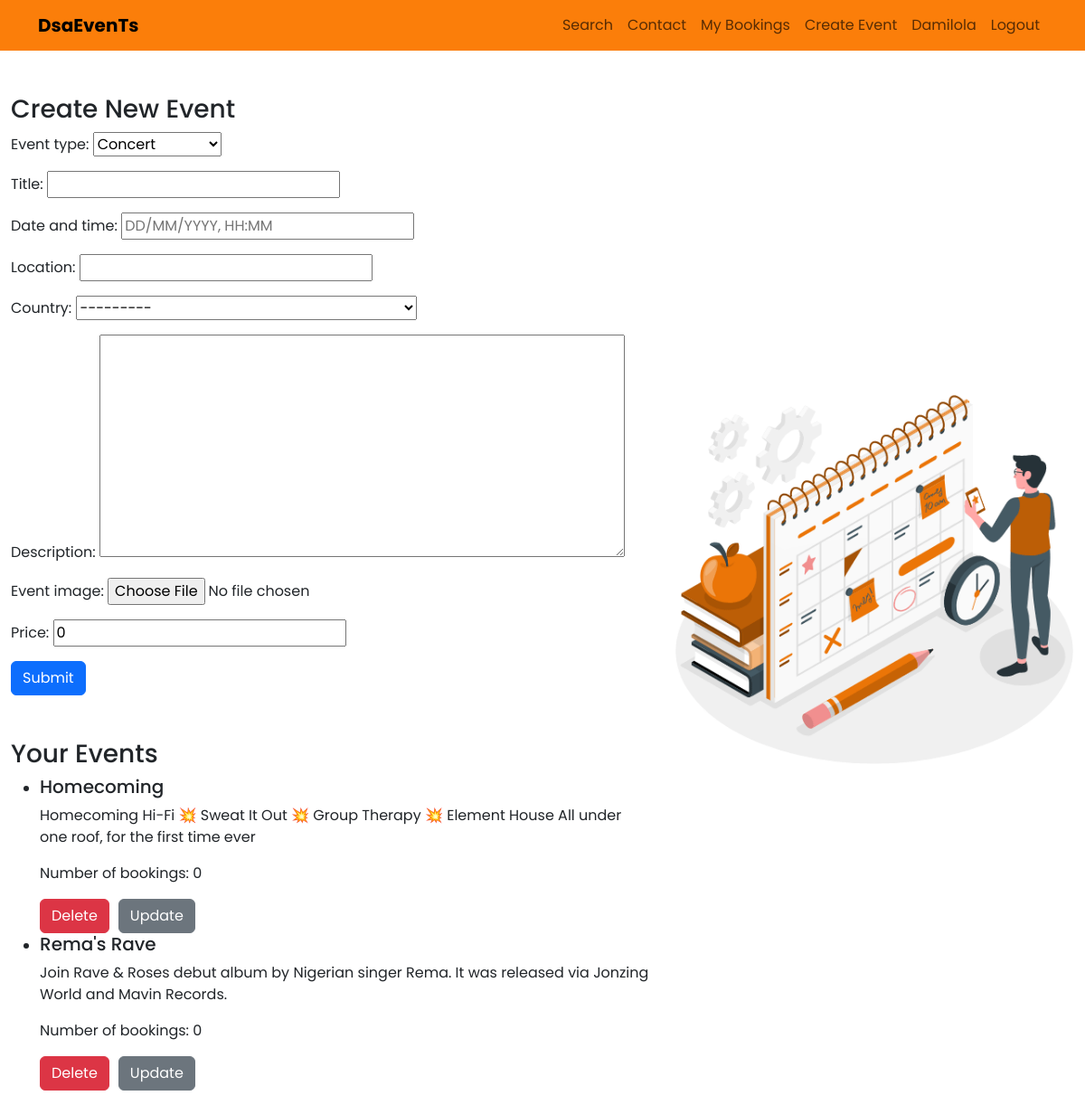
The app's page /events-submission/ (signed in), older data.
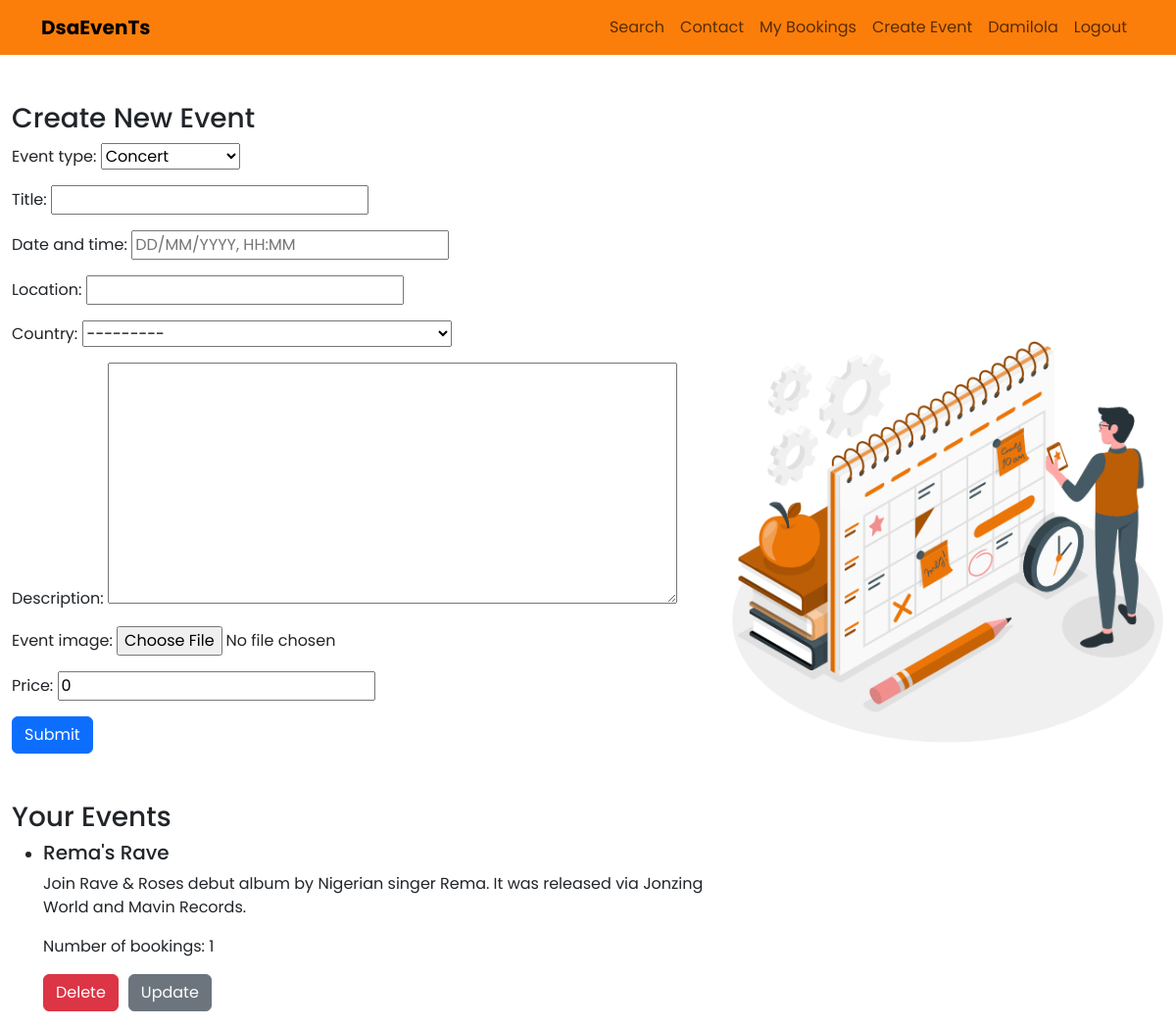
The same page, newer data.
### events/models.py (models this page shows)
class Event(models.Model):
    EVENT_TYPE_CHOICES = (
        ('concert', 'Concert'),
        ('music_festival', 'Music Festival'),
        ('workshop', 'Workshop'),
        ('conference', 'Conference'),
        ('exhibition', 'Exhibition'),
        ('album_release', 'Album Release'),
        ('live_stream', 'Live Stream'),
        ('meetup', 'Meetup'),
    )
    event_type = models.CharField(max_length=100, choices=EVENT_TYPE_CHOICES)
    title = models.CharField(max_length=255)
    date_and_time = models.DateTimeField()
    location = models.CharField(max_length=255)
    country = CountryField()
    description = models.TextField()
    event_image = models.ImageField(blank=True)
    price = models.DecimalField(max_digits=10, decimal_places=2, default=0)
    user = models.ForeignKey(User, on_delete=models.CASCADE, default= None)

### events/views.py (the view)
# urls.py: path('events-submission/', views.create_event, name='event-submission'),
@login_required
def create_event(request):
    if request.method == 'POST':
        form = EventForm(request.POST, request.FILES)
        if form.is_valid():
            event = form.save(commit=False)
            if 'event_image' in request.FILES:
                s3_url = upload_to_s3(request.FILES['event_image'],
                request.FILES['event_image'].name)
                event.event_image = s3_url
            event.user=request.user
            event.save()
            return redirect('homepage')
    else:
        form = EventForm()
    existing_events = Event.objects.filter(user=request.user)
    return render(request, 'events/events_submission.html',
    {'form': form, 'existing_events': existing_events})

### events/forms.py
class EventForm(forms.ModelForm):
    date_and_time = forms.DateTimeField(input_formats=['%d/%m/%Y, %H:%M'],
    widget=DateTimeInput(attrs={'placeholder': 'DD/MM/YYYY, HH:MM'}))
    class Meta:
        model = Event
        fields = ['event_type', 'title', 'date_and_time', 'location', 'country',
        'description', 'event_image', 'price']
        widgets = {
            'date_and_time': DateTimeLocalInput(),
            'country': forms.Select(choices=[(country.code, country.name)
            for country in countries]),
        }
    def __init__(self, *args, **kwargs):
        super().__init__(*args, **kwargs)
        self.fields['event_type'].choices = Event.EVENT_TYPE_CHOICES

### templates/events/events_submission.html (shortened to what this page needs)
{% extends 'base.html' %}
{% load static %}
{% block content %}
<div style ="display:flex; justify-content:space-between; align-items:center;">
<div>
    <div class="container mt-5">
    <h3>Create New Event</h3>
    <form method="post" enctype="multipart/form-data">
        {{ form.as_p }}
        <button type="submit" class="btn btn-primary">Submit</button>
    </form>
</div>
    <div class="container mt-5">
    <h3>Your Events</h3>
    {% if existing_events %}
    <ul>
        {% for event in existing_events %}
        <li>
            <h5>{{ event.title }}</h5>
            <p>{{ event.description }}</p>
             <p>Number of bookings: {{ event.bookings.count }}</p>
        <div style="display: flex; flex-direction:row; gap:10px;">
            <form method="post" action="{% url 'delete_event' event.id %}">
                <button type="submit" class="btn btn-danger">Delete</button>
            </form>
            <a href="{% url 'update_event' event.id %}" class="btn btn-secondary">Update</a>
        </div>
        </li>
        {% endfor %}
    </ul>
    {% else %}
    <p>No events submitted yet.</p>
    {% endif %}
</div>
</div>
<div>
     <img src="{% static 'events/images/Schedule.gif' %}" alt="contact Image" class="img-fluid" style="width: 600px;">
</div>
</div>
{% endblock %}

Row changes from the older to the newer data that the page shows:
removed Event: title "Homecoming", description "Homecoming Hi-Fi 💥 Sweat It Out 💥 Group Therapy 💥 Element House All under one roof, for the first time ever", bookings.count "0"
computed for Event "Rema's Rave": bookings.count "0" → "1"
